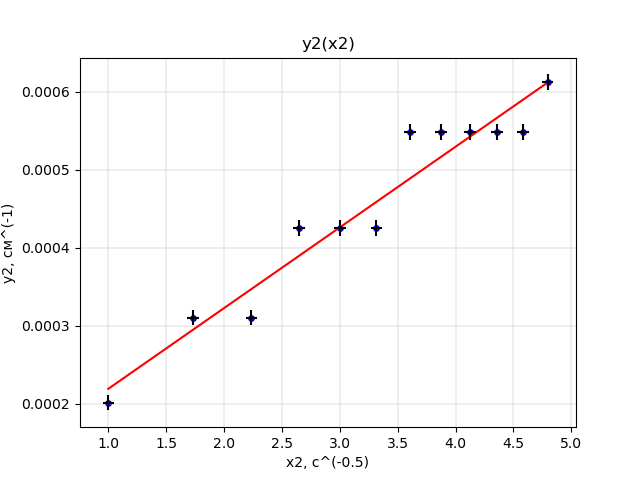

Here is the Python script that generated this plot:
import numpy as np
import matplotlib.pyplot as plt
import math as m

f_n = [1, 3, 5, 7, 9, 11, 13, 15, 17, 19, 21, 23]
d_V = [1.6, 2.4, 2.4, 3.2, 3.2, 3.2, 4, 4, 4, 4, 4, 4.4]
d_t = [258, 78, 55.2, 31.2, 32.8, 18.8, 24.0, 12, 18.8, 8.8, 15.8, 7]
V_0 = 16.4
V_n = np.array(V_0) - np.array(d_V)
n = [0, 1, 2, 3, 4, 5, 6, 7, 8, 9, 10, 11]

d_fi = 2 * 3.14 * np.array(f_n)*10**(6) * np.array(d_t)*10**(-9) + 3.14 * np.array(n)
print(d_fi)

y2 =[(m.log(V_0/V_n[i])/510) for i in range(12)]
x2 = (np.array(f_n))**0.5

fig, ax = plt.subplots()

t = np.polyfit(x2, y2, 1)
f = np.poly1d(t)
kof = (y2[11] - y2[0])/(x2[11] - x2[0])
print('kof = ', kof)
sigma = 10**(-18) * ((4 * 2.252 * 2 * 10**10)/(1.08 * 10**(-8) * 3 * 10**10 * 1.37))**2
print('sigma = ', sigma)

plt.plot(x2, np.polyval(np.polyfit(x2, y2, 1), x2), color='r')
ax.scatter(x2, y2, s=15, c='b', marker='o', zorder = 1)
plt.errorbar(x2, y2, xerr=0.05, linestyle='none', color='black')
plt.errorbar(x2, y2, yerr=0.00001, linestyle='none', color='black')
plt.xlabel('x2, с^(-0.5)')
plt.ylabel('y2, см^(-1)')
plt.title('y2(x2)')
plt.grid(linewidth = 0.3)
plt.savefig('y2(x2).png')
plt.show()
